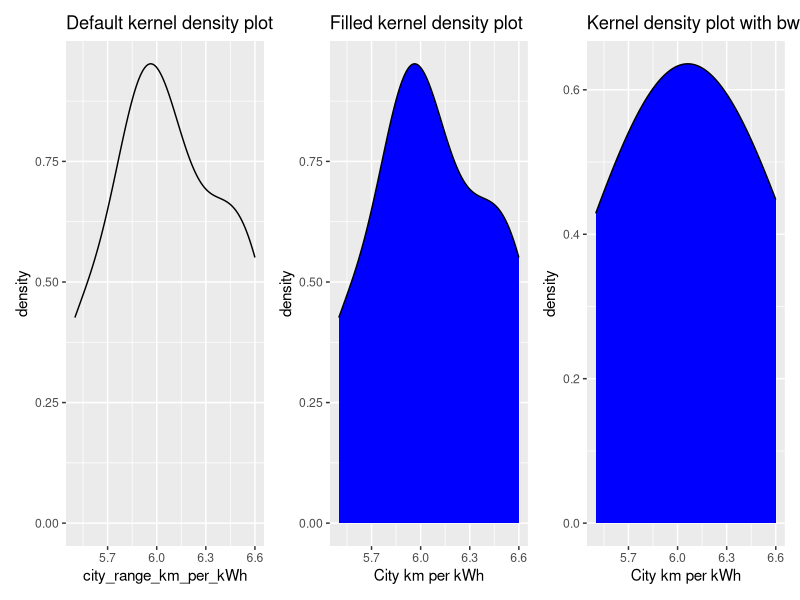

The R source for this figure:
# Load necessary libraries
library(ggplot2)
library(data.table)
library(patchwork)

# Example data table similar to mpg dataset
dt <- data.table(
  model = c("Tesla Model 3", "Ford Mustang Mach-E", "BMW i4", "Hyundai Ioniq 5", "Kia EV6",
            "Nissan Ariya", "Lucid Air", "Polestar 2", "Rivian R1T", "Chevrolet Bolt EV",
            "Volkswagen ID.4", "Mercedes EQS", "Porsche Taycan", "Volvo XC40 Recharge", "Audi Q4 e-tron"),
  year = c(2023, 2023, 2023, 2023, 2023, 2024, 2024, 2023, 2024, 2024, 2023, 2024, 2023, 2024, 2023),
  city_range_km_per_kWh = c(6.5, 5.8, 5.7, 6.3, 6.2, 5.9, 6.6, 6.0, 5.5, 6.1, 5.7, 6.4, 5.3, 5.9, 6.0)
)

# Filter data for the year 2008
cars <- dt[year == 2024]
print(cars)
# Default kernel density plot
p = ggplot(cars, aes(x = city_range_km_per_kWh)) +
  geom_density() +
  labs(title = "Default kernel density plot")

# Kernel density plot with fill
p1 = ggplot(cars, aes(x = city_range_km_per_kWh)) +
  geom_density(fill = "blue") +
  labs(title = "Filled kernel density plot", x = "City km per kWh")

# Estimate bandwidth
bw_value <- bw.nrd0(cars$city_range_km_per_kWh)
print(bw_value)

# Kernel density plot with specified bandwidth
p2 = ggplot(cars, aes(x = city_range_km_per_kWh)) +
  geom_density(fill = "blue", bw = 0.5) +
  labs(title = "Kernel density plot with bw=0.5", x = "City km per kWh")

'library(gridExtra)
# Combine the plots with gridExtra
grid.arrange(p, p1, p2, widths = c(1, 1), heights = c(2, 2)) '

print(p+p1+p2)